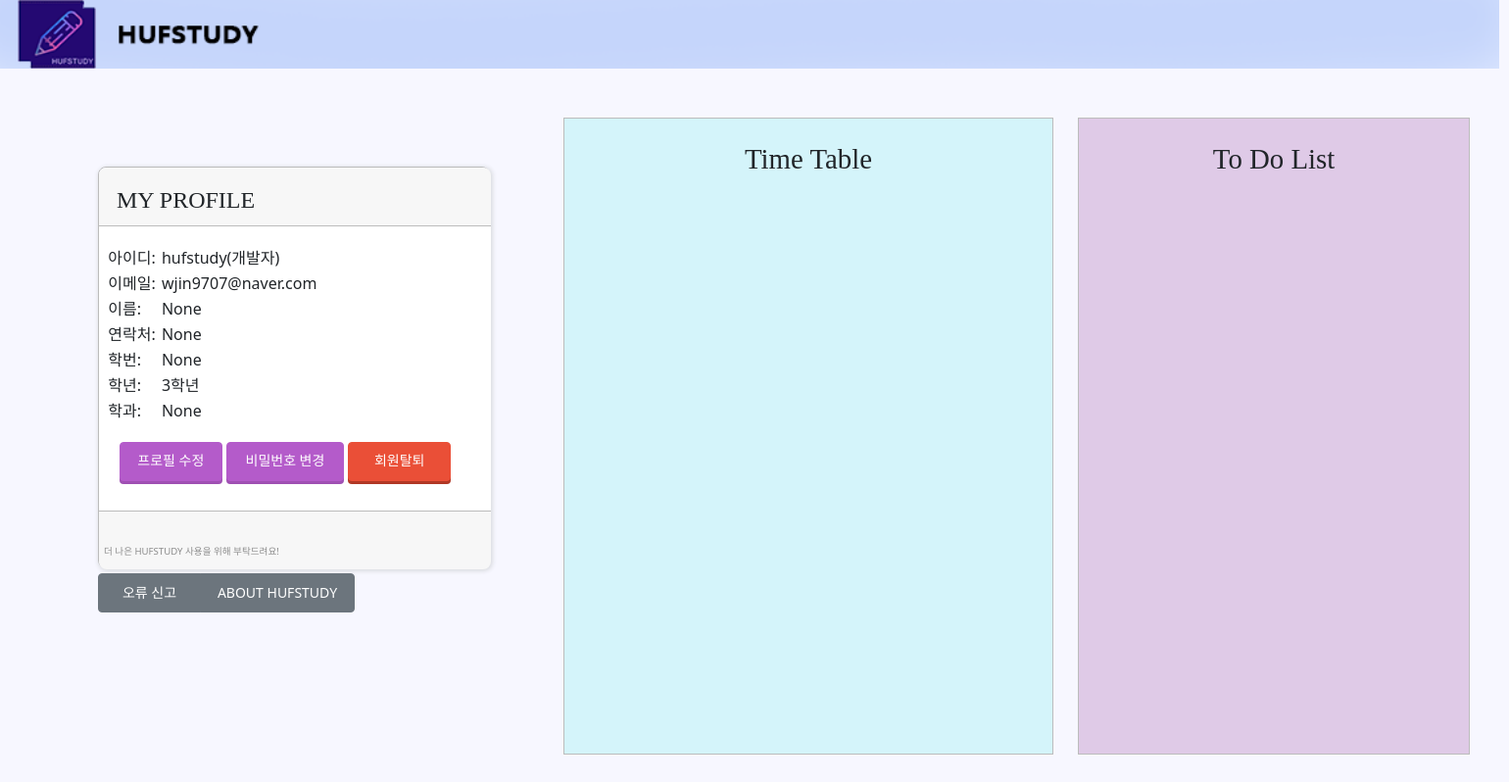
Screenshot of /mypage/ (signed in) with the database file from the repository.
### users/models.py (models this page shows, shortened)
class User(AbstractBaseUser, PermissionsMixin):
    objects = UserManager()
    user_id = models.CharField(max_length=12, verbose_name="아이디", unique=True)
    password = models.CharField(max_length=256, verbose_name="비밀번호")
    email = models.EmailField(max_length=128, verbose_name="이메일",null=True, unique=True)
    hp = models.IntegerField(verbose_name="핸드폰번호", null=True, unique=True)
    name = models.CharField(max_length=8, verbose_name="이름", null=True)
    student_id = models.IntegerField(max_length=9, verbose_name="학번", null=True)
    grade = models.CharField(choices=GRADE_CHOICES, max_length=18, verbose_name="학년", null=True)
    level = models.CharField(choices=LEVEL_CHOICES, max_length=18, verbose_name="등급", default=3)
    department = models.CharField(choices=DEPARTMENT_CHOICES, max_length=40, verbose_name="학과", null=True)
    auth = models.CharField(max_length=10, verbose_name="인증번호", null=True)
    date_joined = models.DateTimeField(auto_now_add=True, verbose_name='가입일', null=True, blank=True)
    is_active = models.BooleanField(default=True)
    is_admin = models.BooleanField(default=False)
    is_staff = models.BooleanField(default=False)
    is_superuser = models.BooleanField(default=False)
    USERNAME_FIELD = 'user_id'
    REQUIRED_FIELDS = ['email']
    class Meta:
        db_table = "회원목록"
        verbose_name = "사용자"
        verbose_name_plural = "사용자"

### users/decorators.py (the view)
    def wrap(request, *args, **kwargs):
        if not request.user.is_authenticated:
            messages.info(request, "로그인한 사용자만 이용할 수 있습니다.")
            return redirect(settings.LOGIN_URL)
        return function(request, *args, **kwargs)

### users/views.py (called while the page is built)
@login_message_required
def mypage_view(request):
    if request.method == 'GET':
        return render(request, 'users/mypage.html')

### templates/users/mypage.html (shortened to what this page needs)
{% extends "users/mypage_base.html" %}
{% block contents %}
    {% load static %}
    <div id="jb-container">
        <div id="jb-header1">
            <img src="{%static 'img/users/logotop.png' %}" style="width: 1530px; height: 70px;">
        </div>
        <div id="jb-container2">
            <div id="jb-container2-content">
                <div class="" style="font-size:0.8em;">
                    <br>
                </div>
                <h5 style="margin: 0px; font-size: 1.5rem; font-family: '양진체';">&nbsp&nbsp&nbspMY PROFILE</h5>
            </div>
            <div id="jb-container2-content2">
                <table>
                    <div class="" style="font-size:0.8em;">
                        <br>
                    </div>
                    <tr>
                        <td>&nbsp&nbsp아이디:</td>
                        {% if user.level == '0'%}
                        <td>&nbsp{{ user.user_id }}(개발자)</td>
                        {% elif user.level == '1' %}
                        <td>&nbsp{{ user.user_id }}(관리자)</td>
                        {% else %}
                        <td>&nbsp{{ user.user_id }}</td>
                        {% endif %}
                    </tr>
                    <tr>
                        <td>&nbsp&nbsp이메일:</td>
                        <td>&nbsp{{ user.email }}</td>
                    </tr>
                    <tr>
                        <td>&nbsp&nbsp이름:</td>
                        <td>&nbsp{{ user.name }}</td>
                    </tr>
                    <tr>
                        <td>&nbsp&nbsp연락처:</td>
                        <td>&nbsp{{ user.hp }}</td>
                    </tr>
                    <tr>
                        <td>&nbsp&nbsp학번:</td>
                        <td>&nbsp{{ user.student_id }}</td>
                    </tr>
                    <tr>
                        <td>&nbsp&nbsp학년:</td>
                        <td>&nbsp{{ user.grade }}</td>
                    </tr>
                    <tr>
                        <td>&nbsp&nbsp학과:</td>
                        <td>&nbsp{{ user.department }}</td>
                    </tr>
                </table>
                <div class="" style="font-size:0.8em;">
                    <br>
                </div>
                <a href="{% url 'users:mypage_update' %}" class="btn btn-purple" style="font-family: 'paybooc-Bold';">프로필 수정</a>
                <a href="{% url 'users:mypage_password' %}" class="btn btn-purple" style="font-family: 'paybooc-Bold'; width: 120px;">비밀번호 변경</a>
                <a href="{% url 'users:mypage_delete' %}" class="btn btn-red" style="font-family: 'paybooc-Bold';">회원탈퇴</a>
            </div>
            <div id="jb-container2-content3">
                <h1 style="font-size: 0.6em; color: #8C8C8C;">
                    <br><br><br>
                    &nbsp&nbsp더 나은 HUFSTUDY 사용을 위해 부탁드려요!</h1>
            </div>
        </div>
        <div id="jb-content2">
            <br>
            <h5 style="margin: 0px; font-size: 1.8rem; font-family: '양진체'; text-align: center;">Time Table</h5>
        </div>
        <div id="jb-content3">
            <br>
            <h5 style="margin: 0px; font-size: 1.8rem; font-family: '양진체'; text-align: center;">To Do List</h5>
        </div>
        <div class="btn-group" role="group" style="position: absolute; left:100px; top:585px;">
            <button class="btn btn-secondary" type="button">
                오류 신고
            </button>
            <button class="btn btn-secondary" type="button" style="width: 158px;">
                ABOUT HUFSTUDY
            </button>
        </div>
    </div>
    {% endblock %}

### static/css/users/style.css (style rules this page uses)
.btn { font-size: 14px; width:105px; height:40px; padding:.8em 1.2em; line-height:14px;color: #fff; text-align: center; position:relative; }
.btn.btn-purple { background-color: #B45BCA; border-color: #B45BCA; -webkit-box-shadow: 0 3px 0 #9f50b3; box-shadow: 0 3px 0 #9f50b3; }
.btn.btn-red { background-color: #ea4f37; border-color: #ea4f37; -webkit-box-shadow: 0 3px 0 #b13825; box-shadow: 0 3px 0 #b13825; }

### templates/users/mypage_base.html (style rules this page uses)
#jb-container { width: 1530px; height: 760px; }
#jb-header1 { width: 1530px; height: 70px; position : relative; }
#jb-container2 { width: 400px; height: 410px; float: left; border: 1px solid #bcbcbc; box-shadow: 1.5px 1.5px 4.5px 1.5px #dadce0; margin-top: 100px; margin-left: 100px; border-radius: 8px; }
#jb-container2-content { width: 400px; height: 60px; background-color: #F7F7F7; border-top-right-radius: 8px; border-top-left-radius: 8px; border-bottom:1px solid #bcbcbc; }
#jb-container2-content2 { width: 400px; height: 290px; background-color: #ffffff; }
#jb-container2-content3 { width: 400px; height: 60px; background-color: #F7F7F7; border-bottom-right-radius: 8px; border-bottom-left-radius: 8px; border-top:1px solid #bcbcbc; }
#jb-content2 { background-color:#D4F4FA; margin-top: 50px; width: 500px; height: 650px; float: left; border: 1px solid #bcbcbc; margin-left: 75px; }
#jb-content3 { background-color: #DFCAE7; margin-top: 50px; width: 400px; height: 650px; float: left; border: 1px solid #bcbcbc; margin-left: 25px; }

### rows the page displays
User: user_id "hufstudy", email "wjin9707@naver.com", name "None", hp "None", student_id "None", grade "3학년", department "None"
